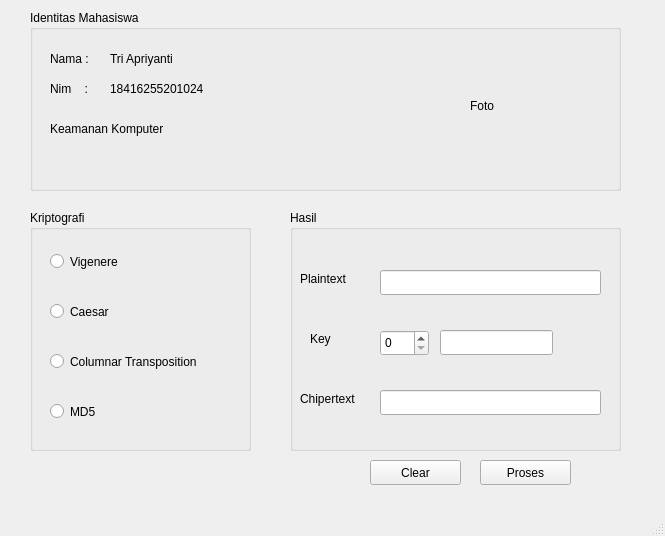
<?xml version="1.0" encoding="UTF-8"?>
<ui version="4.0">
 <class>MainWindow</class>
 <widget class="QMainWindow" name="MainWindow">
  <property name="geometry">
   <rect>
    <x>0</x>
    <y>0</y>
    <width>665</width>
    <height>536</height>
   </rect>
  </property>
  <property name="windowTitle">
   <string>MainWindow</string>
  </property>
  <widget class="QWidget" name="centralwidget">
   <widget class="QGroupBox" name="groupBox">
    <property name="geometry">
     <rect>
      <x>30</x>
      <y>10</y>
      <width>591</width>
      <height>181</height>
     </rect>
    </property>
    <property name="title">
     <string>Identitas Mahasiswa</string>
    </property>
    <widget class="QLabel" name="label_4">
     <property name="geometry">
      <rect>
       <x>80</x>
       <y>70</y>
       <width>111</width>
       <height>17</height>
      </rect>
     </property>
     <property name="text">
      <string>18416255201024</string>
     </property>
    </widget>
    <widget class="QLabel" name="label">
     <property name="geometry">
      <rect>
       <x>20</x>
       <y>40</y>
       <width>70</width>
       <height>17</height>
      </rect>
     </property>
     <property name="text">
      <string>Nama :</string>
     </property>
    </widget>
    <widget class="QLabel" name="label_3">
     <property name="geometry">
      <rect>
       <x>80</x>
       <y>40</y>
       <width>111</width>
       <height>17</height>
      </rect>
     </property>
     <property name="text">
      <string>Tri Apriyanti</string>
     </property>
    </widget>
    <widget class="QLabel" name="label_2">
     <property name="geometry">
      <rect>
       <x>20</x>
       <y>70</y>
       <width>70</width>
       <height>17</height>
      </rect>
     </property>
     <property name="text">
      <string>Nim    :</string>
     </property>
    </widget>
    <widget class="QLabel" name="label_5">
     <property name="geometry">
      <rect>
       <x>440</x>
       <y>30</y>
       <width>131</width>
       <height>131</height>
      </rect>
     </property>
     <property name="frameShape">
      <enum>QFrame::NoFrame</enum>
     </property>
     <property name="text">
      <string>Foto</string>
     </property>
    </widget>
    <widget class="QLabel" name="label_6">
     <property name="geometry">
      <rect>
       <x>20</x>
       <y>110</y>
       <width>171</width>
       <height>17</height>
      </rect>
     </property>
     <property name="text">
      <string>Keamanan Komputer</string>
     </property>
    </widget>
   </widget>
   <widget class="QGroupBox" name="groupBox_2">
    <property name="geometry">
     <rect>
      <x>30</x>
      <y>210</y>
      <width>221</width>
      <height>241</height>
     </rect>
    </property>
    <property name="title">
     <string>Kriptografi</string>
    </property>
    <widget class="QRadioButton" name="rdVigenere">
     <property name="geometry">
      <rect>
       <x>20</x>
       <y>40</y>
       <width>114</width>
       <height>23</height>
      </rect>
     </property>
     <property name="text">
      <string>Vigenere</string>
     </property>
    </widget>
    <widget class="QRadioButton" name="rdCaesar">
     <property name="geometry">
      <rect>
       <x>20</x>
       <y>90</y>
       <width>114</width>
       <height>23</height>
      </rect>
     </property>
     <property name="text">
      <string>Caesar</string>
     </property>
    </widget>
    <widget class="QRadioButton" name="rdColumn">
     <property name="geometry">
      <rect>
       <x>20</x>
       <y>140</y>
       <width>191</width>
       <height>23</height>
      </rect>
     </property>
     <property name="text">
      <string>Columnar Transposition</string>
     </property>
    </widget>
    <widget class="QRadioButton" name="rdMD5">
     <property name="geometry">
      <rect>
       <x>20</x>
       <y>190</y>
       <width>114</width>
       <height>23</height>
      </rect>
     </property>
     <property name="text">
      <string>MD5</string>
     </property>
    </widget>
   </widget>
   <widget class="QGroupBox" name="groupBox_3">
    <property name="geometry">
     <rect>
      <x>290</x>
      <y>210</y>
      <width>331</width>
      <height>241</height>
     </rect>
    </property>
    <property name="title">
     <string>Hasil</string>
    </property>
    <widget class="QLineEdit" name="txtPlain">
     <property name="geometry">
      <rect>
       <x>90</x>
       <y>60</y>
       <width>221</width>
       <height>25</height>
      </rect>
     </property>
    </widget>
    <widget class="QLabel" name="label_7">
     <property name="geometry">
      <rect>
       <x>10</x>
       <y>60</y>
       <width>70</width>
       <height>17</height>
      </rect>
     </property>
     <property name="text">
      <string>Plaintext</string>
     </property>
    </widget>
    <widget class="QLabel" name="label_9">
     <property name="geometry">
      <rect>
       <x>10</x>
       <y>180</y>
       <width>81</width>
       <height>17</height>
      </rect>
     </property>
     <property name="text">
      <string>Chipertext</string>
     </property>
    </widget>
    <widget class="QLineEdit" name="txtChiper">
     <property name="geometry">
      <rect>
       <x>90</x>
       <y>180</y>
       <width>221</width>
       <height>25</height>
      </rect>
     </property>
    </widget>
    <widget class="QLabel" name="label_10">
     <property name="geometry">
      <rect>
       <x>20</x>
       <y>120</y>
       <width>70</width>
       <height>17</height>
      </rect>
     </property>
     <property name="text">
      <string>Key</string>
     </property>
    </widget>
    <widget class="QSpinBox" name="spinKey">
     <property name="enabled">
      <bool>true</bool>
     </property>
     <property name="geometry">
      <rect>
       <x>90</x>
       <y>120</y>
       <width>49</width>
       <height>26</height>
      </rect>
     </property>
    </widget>
    <widget class="QLineEdit" name="txtKey">
     <property name="geometry">
      <rect>
       <x>150</x>
       <y>120</y>
       <width>113</width>
       <height>25</height>
      </rect>
     </property>
    </widget>
   </widget>
   <widget class="QPushButton" name="btnProses">
    <property name="geometry">
     <rect>
      <x>480</x>
      <y>460</y>
      <width>91</width>
      <height>25</height>
     </rect>
    </property>
    <property name="text">
     <string>Proses</string>
    </property>
   </widget>
   <widget class="QPushButton" name="btnClear">
    <property name="geometry">
     <rect>
      <x>370</x>
      <y>460</y>
      <width>91</width>
      <height>25</height>
     </rect>
    </property>
    <property name="text">
     <string>Clear</string>
    </property>
   </widget>
  </widget>
  <widget class="QMenuBar" name="menubar">
   <property name="geometry">
    <rect>
     <x>0</x>
     <y>0</y>
     <width>665</width>
     <height>22</height>
    </rect>
   </property>
  </widget>
  <widget class="QStatusBar" name="statusbar"/>
 </widget>
 <resources/>
 <connections/>
</ui>
